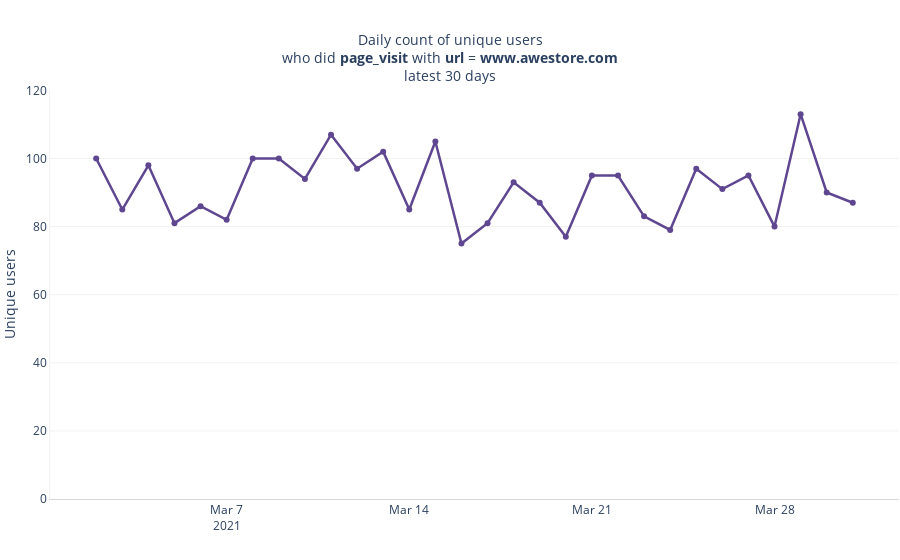

Source (notebook cell):
### Code cell
m.page_visit.event_properties.url.is_www_awestore_com

### Figure 1 — Plotly figure (JSON) as saved in the notebook; plotly's stock layout.template omitted (floating-point values rounded to 4 significant figures)
{"data": [{"customdata": [["n/a"], ["n/a"], ["n/a"], ["n/a"], ["n/a"], ["n/a"], ["n/a"], ["n/a"], ["n/a"], ["n/a"], ["n/a"], ["n/a"], ["n/a"], ["n/a"], ["n/a"], ["n/a"], ["n/a"], ["n/a"], ["n/a"], ["n/a"], ["n/a"], ["n/a"], ["n/a"], ["n/a"], ["n/a"], ["n/a"], ["n/a"], ["n/a"], ["n/a"], ["n/a"]], "hovertemplate": "<b>%{x}</b><br /><b>Value:</b> %{y}<extra></extra>", "legendgroup": "", "line": {"color": "rgb(95, 70, 144)", "dash": "solid", "width": 2.5}, "marker": {"symbol": "circle"}, "mode": "lines+markers", "name": "", "orientation": "v", "showlegend": false, "text": [100, 85, 98, 81, 86, 82, 100, 100, 94, 107, 97, 102, 85, 105, 75, 81, 93, 87, 77, 95, 95, 83, 79, 97, 91, 95, 80, 113, 90, 87], "textfont": {"size": 9}, "textposition": "top center", "type": "scatter", "x": ["2021-03-02T00:00:00", "2021-03-03T00:00:00", "2021-03-04T00:00:00", "2021-03-05T00:00:00", "2021-03-06T00:00:00", "2021-03-07T00:00:00", "2021-03-08T00:00:00", "2021-03-09T00:00:00", "2021-03-10T00:00:00", "2021-03-11T00:00:00", "2021-03-12T00:00:00", "2021-03-13T00:00:00", "2021-03-14T00:00:00", "2021-03-15T00:00:00", "2021-03-16T00:00:00", "2021-03-17T00:00:00", "2021-03-18T00:00:00", "2021-03-19T00:00:00", "2021-03-20T00:00:00", "2021-03-21T00:00:00", "2021-03-22T00:00:00", "2021-03-23T00:00:00", "2021-03-24T00:00:00", "2021-03-25T00:00:00", "2021-03-26T00:00:00", "2021-03-27T00:00:00", "2021-03-28T00:00:00", "2021-03-29T00:00:00", "2021-03-30T00:00:00", "2021-03-31T00:00:00"], "xaxis": "x", "y": [100, 85, 98, 81, 86, 82, 100, 100, 94, 107, 97, 102, 85, 105, 75, 81, 93, 87, 77, 95, 95, 83, 79, 97, 91, 95, 80, 113, 90, 87], "yaxis": "y"}], "layout": {"autosize": true, "bargap": 0.3, "bargroupgap": 0.15, "hoverlabel": {"font": {"size": 12}}, "hovermode": "x", "legend": {"orientation": "h", "tracegroupgap": 0, "xanchor": "left", "y": -0.2, "yanchor": "bottom"}, "margin": {"b": 1, "l": 1, "pad": 0, "r": 1, "t": 90}, "paper_bgcolor": "rgba(0, 0, 0, 0)", "plot_bgcolor": "rgba(0, 0, 0, 0)", "showlegend": false, "title": {"font": {"size": 14}, "text": "Daily count of unique users<br />who did <b>page_visit</b> with <b>url</b> = <b>www.awestore.com</b><br />latest 30 days", "x": 0.5, "xanchor": "center", "yanchor": "top"}, "uniformtext": {"minsize": 7}, "xaxis": {"anchor": "y", "autorange": true, "domain": [0, 1], "fixedrange": true, "gridcolor": "rgba(127,127,127,0.3)", "linecolor": "rgba(127,127,127,0.3)", "range": ["2021-02-28 05:26:41.609", "2021-04-01 18:33:18.391"], "rangemode": "tozero", "showgrid": false, "showline": true, "title": {"text": ""}, "type": "date"}, "yaxis": {"anchor": "x", "autorange": true, "domain": [0, 1], "fixedrange": true, "gridcolor": "rgba(127,127,127,0.1)", "linecolor": "rgba(127,127,127,0.1)", "range": [0, 120.0], "rangemode": "tozero", "showline": true, "title": {"text": "Unique users"}, "type": "linear"}}}
